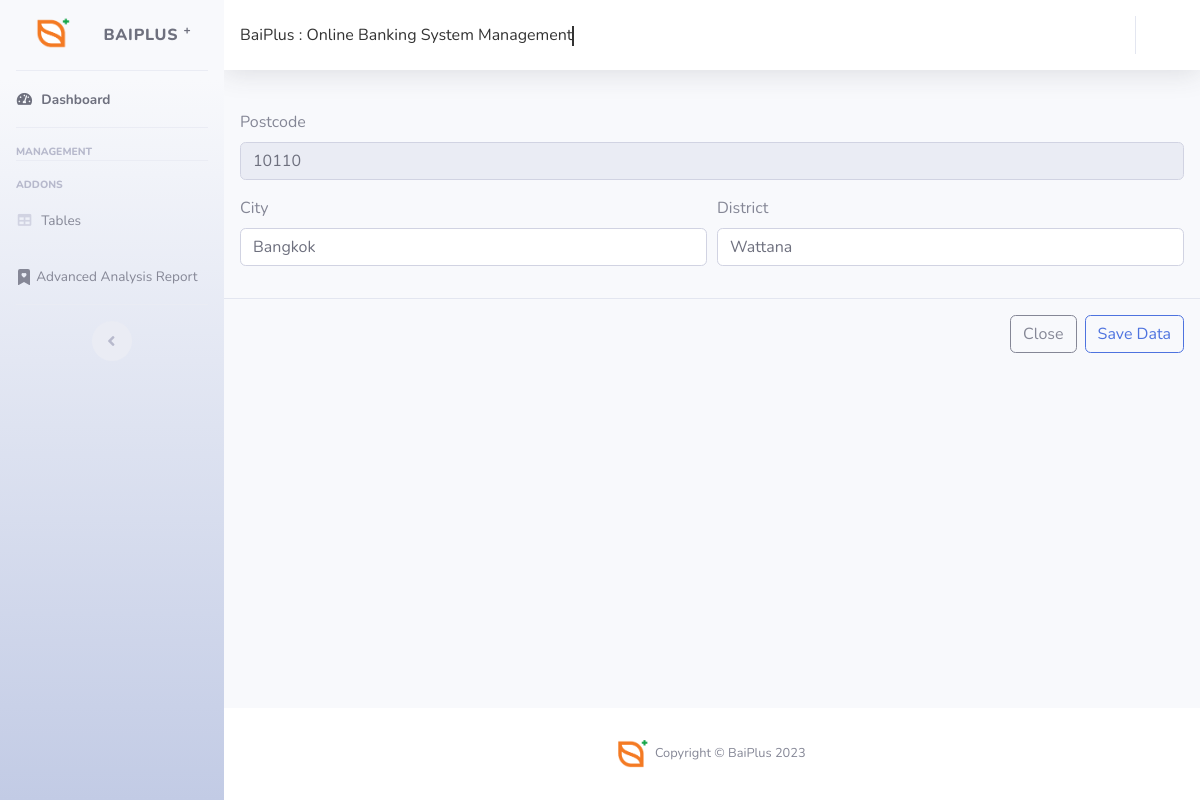
The page /public_admin/editpostcode.php?id=10110 on the database its author committed.
### tables this page shows
CREATE TABLE `postcode` (
  `customer_postcode` char(5) NOT NULL,
  `customer_city` varchar(32) NOT NULL,
  `customer_district` varchar(16) NOT NULL
);

### public_admin/editpostcode.php (the view, shortened to what this page needs)
<?php
require_once "db.php";
?>
<!DOCTYPE html>
<html lang="en">
<head>
    <link href="vendor/fontawesome-free/css/all.min.css" rel="stylesheet" type="text/css">
    <link href="css/sb-admin-2.min.css" rel="stylesheet">
    <link href="vendor/datatables/dataTables.bootstrap4.min.css" rel="stylesheet">
</head>
<body id="page-top">
    <div id="wrapper">
        <ul class="navbar-nav bg-gradient-light sidebar sidebar-light accordion" id="accordionSidebar">
            <a class="sidebar-brand d-flex align-items-center justify-content-center" href="index.php">
                <div class="sidebar-brand-icon rotate-n-0">
                    <img src="img\baiplus_logo.png.png" alt="baiplus_logo" width="71">
                </div>
                <div class="sidebar-brand-text mx-3">BaiPlus <sup>+</sup></div>
            </a>
            <hr class="sidebar-divider my-0">
            <li class="nav-item active">
                <a class="nav-link" href="index.php">
                    <i class="fas fa-fw fa-tachometer-alt"></i>
                    <span>Dashboard</span></a>
            </li>
            <hr class="sidebar-divider">
            <div class="sidebar-heading">
                Management
            </div>
            <hr class="sidebar-divider">
            <div class="sidebar-heading">
                Addons
            </div>
            <li class="nav-item">
                        <a class="nav-link" href="table.php">
                            <i class="fas fa-fw fa-table"></i>
                            <span>Tables</span></a>
                    </li>
                    <li class="nav-item">
                        <a class="nav-link" href="advance.php">
                            <span>Advanced Analysis Report</span></a>
                    </li>
            <hr class="sidebar-divider d-none d-md-block">
            <div class="text-center d-none d-md-inline">
                <button class="rounded-circle border-0" id="sidebarToggle"></button>
            </div>
        </ul>
        <div id="content-wrapper" class="d-flex flex-column">
            <div id="content">
                <nav class="navbar navbar-expand navbar-light bg-white topbar mb-4 static-top shadow">
                    <div class="top-tools-bar">
                        <h1 class="animated-text" style="margin-top: 10px;">BaiPlus : Online Banking System Management</h1>
                    </div>
                    <ul class="navbar-nav ml-auto">
                        <li class="nav-item dropdown no-arrow">
                            <a class="nav-link dropdown-toggle" href="#" id="userDropdown" role="button" data-toggle="dropdown" aria-haspopup="true" aria-expanded="false">
                            </a>
                        </li>
                    </ul>
                </nav>
                <div class="page-transition-slide-in-right">
                    <div class="modal-body">
                        <form action="editpostcode.php" method="POST" enctype="multipart/form-data">
                            <?php
                            if (isset($_GET['id'])) {
                                $id = $_GET['id'];
                                $stmt = $conn->query("SELECT * FROM postcode WHERE customer_postcode = '$id'");
                                $stmt->execute();
                                $data = $stmt->fetch();
                            }
                            ?>
                            <div class="form-group">
                                <label for="id"> Postcode </label>
                                <input type="text" readonly value="<?php echo $data['customer_postcode']; ?>" class="form-control" name="id" required>
                            </div>
                            <div class="form-row">
                                <div class="form-group col">
                                    <label> City </label>
                                    <input type="text" name="customer_city" value="<?php echo $data['customer_city']; ?>" class="form-control" placeholder="Enter Customer City">
                                </div>
                                <div class="form-group col">
                                    <label> District </label>
                                    <input type="text" name="customer_district" value="<?php echo $data['customer_district']; ?>" class="form-control" placeholder="Enter Customer District">
                                </div>
                            </div>
                    </div>
                    <div class="modal-footer">
                        <a href="postcode.php" type="button" class="btn btn-outline-secondary" data-dismiss="modal">Close</a>
                        <button type="submit" name="update" class="btn btn-outline-primary">Save Data</button>
                    </div>
                </div>
                </div>
                <footer class="sticky-footer bg-white">
                    <div class="container my-auto">
                        <div class="copyright text-center my-auto">
                            <span>
                                <img src="img/mybplogo.png" alt="My Logo" width="30" />
                                &nbsp;Copyright &copy; BaiPlus 2023
                            </span>
                        </div>
                    </div>
                </footer>
            </div>
        </div>
</body>
</html>

### public_admin/editpostcode.php (style rules this page uses)
.animated-text { font-size: 1rem; text-align: center; overflow: hidden; white-space: nowrap; color: #333; border-right: 0.15em solid #333; animation: typing 0.5s steps(40, end), blink-caret 1.5s step-end infinite; transition: border-color 0.5s ease-out; }
.page-transition-slide-in-right { animation: slide-in-right 0.5s ease-in-out; }

### rows shown on the page
postcode: id "10110", customer_city "Bangkok", customer_district "Wattana"
